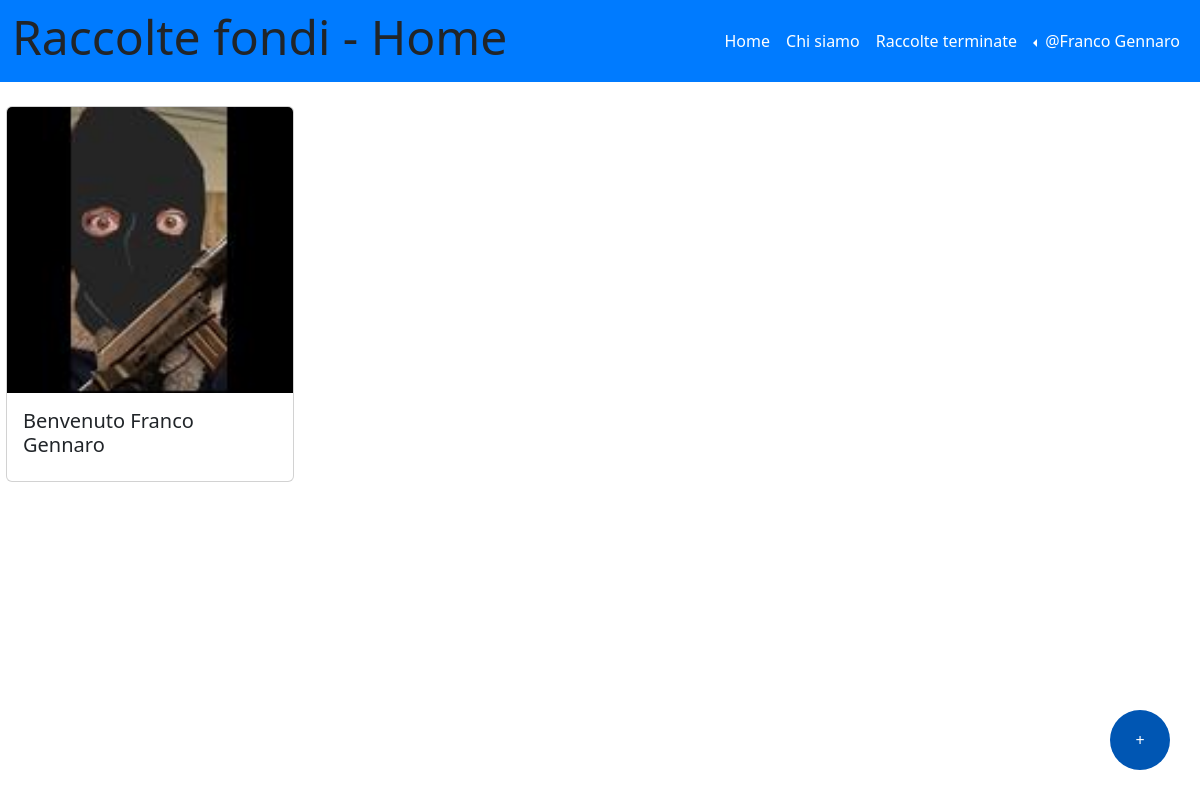
Screenshot of / (signed in) with the database file from the repository.
### tables this page shows
CREATE TABLE "utenti" (
	"id_utente"	INTEGER UNIQUE,
	"email"	TEXT NOT NULL UNIQUE,
	"password"	TEXT NOT NULL UNIQUE,
	"nome"	TEXT NOT NULL,
	"cognome"	TEXT NOT NULL,
	"immagine_utente"	TEXT,
	"portafoglio"	NUMERIC,
	PRIMARY KEY("id_utente" AUTOINCREMENT)
);

### app.py (the view)
@app.route('/')
def home():
    now = datetime.now()  # Get the current date and time
    current_date = now.date()  # Get the current date
    current_hour = now.hour  # Get the current hour
    current_minute = now.minute  # Get the current minute
    data_oggi = now.strftime("%Y-%m-%d %H:%M")
    raccolte_db = raccolte_dao.get_raccolte()
    return render_template('home.html', raccolte=raccolte_db, oggi=data_oggi)

### app.py (called while the page is built)
@app.before_request
def update_before_request():
    app.logger.info('Inizio update_status_e_portafoglio')
    try:
        raccolte_dao.update_status_e_portafoglio()
        app.logger.info('Fine update_status_e_portafoglio')
    except Exception as e:
        print('Error during update:', str(e))

@login_manager.user_loader
def load_user(user_id):
    db_user = utenti_dao.get_user_by_id(user_id)
    if db_user is not None:
        user = User(id_utente=db_user['id_utente'], nome=db_user['nome'], cognome=db_user['cognome'], email=db_user['email'], password=db_user['password'], immagine_utente=db_user['immagine_utente'], portafoglio=db_user['portafoglio'])
    else:
        user = None
    return user

### raccolte_dao.py (called while the page is built)
def get_raccolte():
    conn = sqlite3.connect('db/raccolte_fondi.db')
    conn.row_factory = sqlite3.Row
    cursor = conn.cursor()
    sql = 'SELECT raccolte.id_raccolta, raccolte.nome_raccolta, raccolte.descrizione, raccolte.immagine, raccolte.data_creazione, raccolte.data_termine, raccolte.cifra_attuale, raccolte.cifra_da_raggiungere, raccolte.tipo_raccolta, raccolte.organizzatore_raccolta, raccolte.importo_minimo, raccolte.status, raccolte.aggiornata, raccolte.importo_massimo, utenti.nome, utenti.cognome FROM raccolte LEFT JOIN utenti ON raccolte.organizzatore_raccolta = utenti.id_utente ORDER BY data_creazione DESC'
    cursor.execute(sql)
    raccolte = cursor.fetchall()
    cursor.close()
    conn.close()
    return raccolte

### utenti_dao.py (called while the page is built)
def get_user_by_id(id):
    conn = sqlite3.connect('db/raccolte_fondi.db')
    conn.row_factory = sqlite3.Row
    cursor = conn.cursor()
    sql = 'SELECT * FROM utenti WHERE id_utente = ?'
    cursor.execute(sql, (id,))
    user = cursor.fetchone()
    cursor.close()
    conn.close()
    return user

### templates/home.html (shortened to what this page needs)
{% extends "base.html" %}
{% block home_active %}active{% endblock %}
{% block page_name%}Home{%endblock%}
{% block content %}
<aside id="myaside" class="col-lg-3">
    {% if not current_user.is_authenticated %}
    <section>
      <h3>Login</h3>
      <div class="bg-light p-4 border rounded mb-3">
        <form action="/login" method="POST">
          <div class="mb-3">
            <label for="nicknameInput" class="form-label">email</label>
            <input type="text" class="form-control" id="emailInput" aria-describedby="nicknameHelp" name="email">
            <div id="emailHelp" class="form-text">Non condivideremo mai la tua email con nessun altro.</div>
          </div>
          <div class="mb-3">
            <label for="passwordInput" class="form-label">Password</label>
            <input type="password" class="form-control" id="passwordInput" name="password">
          </div>
          <small>Non hai ancora un account? <a href="/iscriviti">Registrati</a></small>
          <button type="submit" class="btn btn-primary mt-3">Accedi</button>
        </form>
      </div>
    </section>
    {% else %}
    <div class="container d-flex justify-content-center align-items-center">
      <div class="row">
          <div class="col-3">
      <div class="card" style="width: 18rem;">
        {% if current_user.immagine_utente%}
          <img src="{{ url_for('static', filename= current_user.immagine_utente) }}" class="card-img-top" alt="immagine dell'utente">
        {% else%}
        <img src="{{ url_for('static', filename= 'user.jpg') }}" class="card-img-top" alt="immagine dell'utente">
        {% endif %}
          <div class="card-body">
          <h5 class="card-title">Benvenuto {{current_user.nome}} {{current_user.cognome}}</h5>
          </div>
      </div>
      </div>
      </div>
  </div>
    {% endif %}
  </aside>
  <main class="col-lg-9 col-md-12">
  </main>
  {% if current_user.is_authenticated %}
<button type="button" class="mybutton" data-bs-toggle="modal" data-bs-target="#createModal">
  +
</button>
{% endif %}
{% endblock %}

### templates/base.html (shortened to what this page needs)
<!doctype html>
<html lang="en">
<head>
  <link href="https://cdn.jsdelivr.net/npm/bootstrap@5.3.2/dist/css/bootstrap.min.css" rel="stylesheet"
>
  <link rel="stylesheet" href="https://cdn.jsdelivr.net/npm/bootstrap-icons@1.11.2/font/bootstrap-icons.min.css">
  <link rel="stylesheet" href="{{ url_for('static', filename='style.css') }}">
</head>
<body>
  <header id="myheader">
    <nav class="navbar navbar-dark navbar-expand-lg mynavbar">
      <div class="container-fluid">
        <h1 class="display-5">Raccolte fondi - {% block page_name %}{% endblock %}</h1>
        <div class="collapse navbar-collapse" id="navbarSupportedContent">
          <ul class="navbar-nav ms-auto">
            <li class="nav-item">
              <a class="nav-link {%block home_active%}{% endblock %}" aria-current="page" href="/">Home</a>
            </li>
            <li class="nav-item">
              <a class="nav-link {%block about_active%}{% endblock %}" href="{{ url_for('about') }}">Chi siamo</a>
            </li>
            <li class="nav-item">
                <a class="nav-link {%block raccolte_terminate_active%}{% endblock %}" href="{{ url_for('raccolte_terminate') }}">Raccolte terminate</a>
              </li>
            {% if current_user.is_authenticated %}
            <li class="nav-item dropdown dropstart">
              <a class="nav-link dropdown-toggle" href="#" role="button" data-bs-toggle="dropdown"
                aria-expanded="false">
                @{{current_user.nome}} {{current_user.cognome}}
              </a>
            </li>
            {% else %}
            <li class="nav-item">
              <a class="nav-link {%block signup_active%}{% endblock %}" aria-current="page"
                href="{{ url_for('iscriviti') }}">Registrati</a>
            </li>
            {% endif %}
          </ul>
        </div>
      </div>
    </nav>
  </header>
  <div class="container-fluid mt-4">
    <div class="row">
      {%block content %}{% endblock %}
    </div>
  </div>
</body>
</html>

### static/style.css (style rules this page uses)
.mynavbar { background-color: #007bff; }
.navbar-dark .navbar-nav .nav-link { color: white; }
.mybutton { background-color: #0056b3; border: none; border-radius: 50%; bottom: 30px; color: white; height: 60px; position: fixed; right: 30px; text-align: center; text-decoration: none; vertical-align: middle; width: 60px; }

### rows the page displays
utenti: nome "Franco", cognome "Gennaro", immagine_utente (picture)
